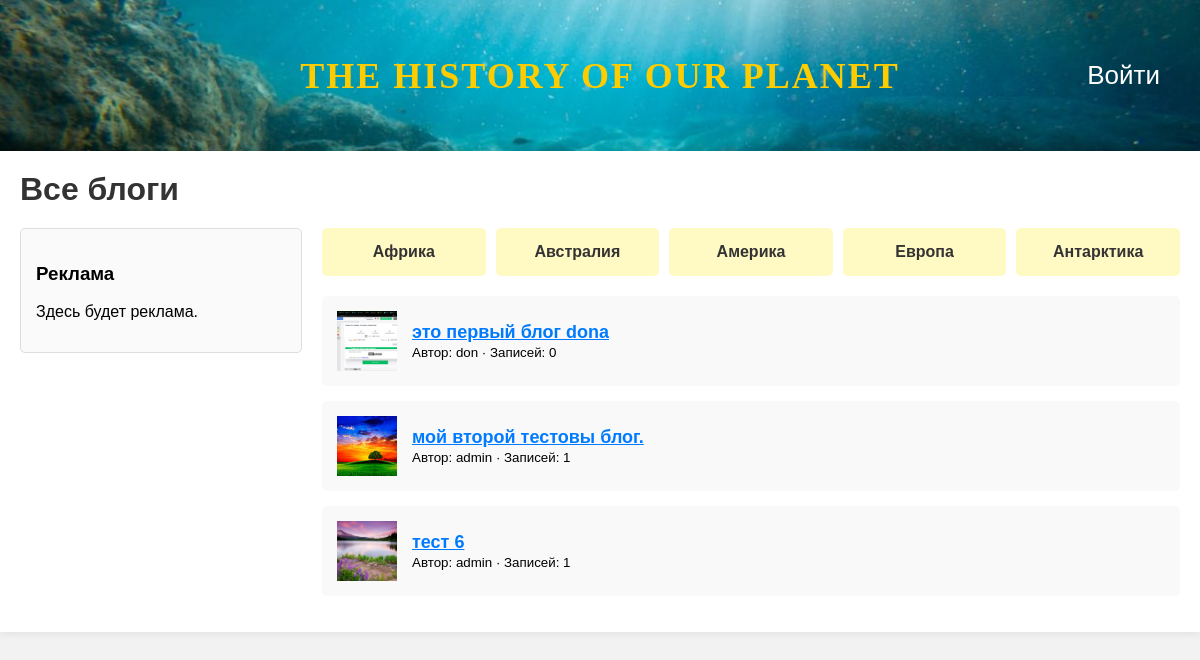
The page / on the database its author committed.
### blogs/models.py (models this page shows, shortened)
class Blog(models.Model):
    owner = models.ForeignKey(
        settings.AUTH_USER_MODEL,
        on_delete=models.CASCADE,
        related_name="blogs",
        verbose_name="Владелец",
    )
    title = models.CharField("Название", max_length=200)
    slug = models.SlugField("Слаг", unique=True, blank=True)
    description = models.TextField("Описание", blank=True)
    image = models.ImageField("Картинка", upload_to="blog_images/", blank=True, null=True)
    REGION_CHOICES = [
    ("africa", "Африка"),
    ("australia", "Австралия"),
    ("america", "Америка"),
    ("europe", "Европа"),
    ("antarctica", "Антарктика"),
     ]
    region = models.CharField("Тема", max_length=20, choices=REGION_CHOICES, blank=True, default="")
    created_at = models.DateTimeField(auto_now_add=True)
    def get_absolute_url(self):
        return reverse("blogs:blog_detail", kwargs={"slug": self.slug})
    class Meta:
        verbose_name = "Блог"
        verbose_name_plural = "Блоги"

### blogs/views.py (the view)
# urls.py: path("", views.BlogListView.as_view(), name="blog_list"),
class BlogListView(ListView):
    model = Blog
    template_name = "blogs/blog_list.html"
    context_object_name = "blogs"
    paginate_by = 10
    def get_queryset(self):
        queryset = super().get_queryset()
        region = self.request.GET.get("region")
        if region:
            queryset = queryset.filter(region=region)
        return queryset
    def get_context_data(self, **kwargs):
        context = super().get_context_data(**kwargs)
        context["current_region"] = self.request.GET.get("region", "")
        return context

### templates/blogs/blog_list.html (shortened to what this page needs)
{% extends "base.html" %}
{% block content %}
<div style="display: flex; justify-content: space-between; align-items: center; margin-bottom: 20px;">
    <h1 style="margin: 0;">Все блоги</h1>
</div>
<div class="main-wrapper">
    <div class="sidebar">
        <h3>Реклама</h3>
        <p>Здесь будет реклама.</p>
    </div>
    <div class="content-area">
        <div class="theme-blocks">
            <div class="theme-block">
                <a href="?region=africa">Африка</a>
            </div>
            <div class="theme-block">
                <a href="?region=australia">Австралия</a>
            </div>
            <div class="theme-block">
                <a href="?region=america">Америка</a>
            </div>
            <div class="theme-block">
                <a href="?region=europe">Европа</a>
            </div>
            <div class="theme-block">
                <a href="?region=antarctica">Антарктика</a>
            </div>
        </div>
        <ul>
            {% for blog in blogs %}
                <li style="display: flex; align-items: center; gap: 15px; margin-bottom: 15px;">
                    {% if blog.image %}
                        <img src="{{ blog.image.url }}" alt="{{ blog.title }}" style="width: 60px; height: 60px; object-fit: cover;">
                    {% else %}
                        <div style="width: 60px; height: 60px; background-color: #ddd;"></div>
                    {% endif %}
                    <div>
                        <a href="{{ blog.get_absolute_url }}" style="font-size: 18px; font-weight: bold;">{{ blog.title }}</a>
                        <br>
                        <small>Автор: {{ blog.owner.username }} · Записей: {{ blog.posts.count }}</small>
                    </div>
                </li>
            {% empty %}
                <li>Пока нет ни одного блога. Создайте свой первый блог!</li>
            {% endfor %}
        </ul>
    </div>
</div>
{% endblock %}

### templates/base.html (shortened to what this page needs)
{% load static %}
<!DOCTYPE html>
<html lang="ru">
<head>
</head>
<body>
<nav>
    <div style="position: relative; width: 100%; display: flex; justify-content: flex-end; align-items: center;">
        <a href="{% url 'blogs:blog_list' %}" class="logo">The history of our planet</a>
        {% if user.is_authenticated %}
        <div class="menu-wrap">
            <input type="checkbox" class="menu-toggle" id="menu-check">
            <label for="menu-check" class="menu-icon">
                <span></span>
                <span></span>
                <span></span>
            </label>
            <div class="menu-dropdown">
                <a href="{% url 'blogs:my_blogs' %}">Мои блоги</a>
                <a href="{% url 'blogs:profile' %}">Личный кабинет</a>
                <form method="post" action="{% url 'logout' %}">
                    {% csrf_token %}
                    <button type="submit">Выйти</button>
                </form>
            </div>
        </div>
        {% else %}
        <a href="{% url 'login' %}" style="color: white;">Войти</a>
        {% endif %}
    </div>
</nav>
    <div class="container">
    {% block content %}{% endblock %}
</div>
</body>
</html>

### templates/blogs/blog_list.html (style rules this page uses)
.container { max-width: 100% !important; margin: 0 !important; border-radius: 0 !important; padding: 20px !important; }
.main-wrapper { display: flex; gap: 20px; align-items: flex-start; }
.sidebar { width: 250px; flex-shrink: 0; background-color: #fafafa; border: 1px solid #ddd; padding: 15px; border-radius: 5px; }
.content-area { flex: 1; }
.theme-blocks { display: flex; gap: 10px; margin-bottom: 20px; }
.theme-block { flex: 1; background-color: #fff9c4; padding: 15px; text-align: center; border-radius: 5px; }
.theme-block a { text-decoration: none; color: #333; font-weight: bold; }

### rows shown on the page
Blog: image (picture), title "это первый блог dona", owner.username "don", posts.count "0"
Blog: image (picture), title "мой второй тестовы блог.", owner.username "admin", posts.count "1"
Blog: image (picture), title "тест 6", owner.username "admin", posts.count "1"
